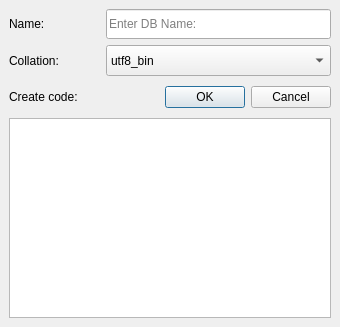
<?xml version="1.0" encoding="UTF-8"?>
<ui version="4.0">
 <class>Creator</class>
 <widget class="QMainWindow" name="Creator">
  <property name="windowModality">
   <enum>Qt::ApplicationModal</enum>
  </property>
  <property name="geometry">
   <rect>
    <x>0</x>
    <y>0</y>
    <width>340</width>
    <height>327</height>
   </rect>
  </property>
  <property name="windowTitle">
   <string>Database Creator</string>
  </property>
  <widget class="QWidget" name="centralwidget">
   <layout class="QGridLayout" name="gridLayout">
    <item row="0" column="0">
     <widget class="QLabel" name="label">
      <property name="minimumSize">
       <size>
        <width>90</width>
        <height>30</height>
       </size>
      </property>
      <property name="text">
       <string>Name:</string>
      </property>
     </widget>
    </item>
    <item row="0" column="1">
     <widget class="QLineEdit" name="dbName">
      <property name="minimumSize">
       <size>
        <width>220</width>
        <height>30</height>
       </size>
      </property>
      <property name="placeholderText">
       <string>Enter DB Name:</string>
      </property>
     </widget>
    </item>
    <item row="1" column="0">
     <widget class="QLabel" name="label_2">
      <property name="minimumSize">
       <size>
        <width>90</width>
        <height>30</height>
       </size>
      </property>
      <property name="text">
       <string>Collation:</string>
      </property>
     </widget>
    </item>
    <item row="1" column="1">
     <widget class="QComboBox" name="comboBox">
      <property name="minimumSize">
       <size>
        <width>220</width>
        <height>31</height>
       </size>
      </property>
      <property name="duplicatesEnabled">
       <bool>false</bool>
      </property>
      <property name="frame">
       <bool>true</bool>
      </property>
      <item>
       <property name="text">
        <string>utf8_bin</string>
       </property>
      </item>
      <item>
       <property name="text">
        <string>big5_chinese_ci</string>
       </property>
      </item>
      <item>
       <property name="text">
        <string>big5_bin</string>
       </property>
      </item>
      <item>
       <property name="text">
        <string>dec8_swedish_ci</string>
       </property>
      </item>
      <item>
       <property name="text">
        <string>dec8_bin</string>
       </property>
      </item>
      <item>
       <property name="text">
        <string>cp850_general_ci</string>
       </property>
      </item>
      <item>
       <property name="text">
        <string>cp850_bin</string>
       </property>
      </item>
      <item>
       <property name="text">
        <string>hp8_english_ci</string>
       </property>
      </item>
      <item>
       <property name="text">
        <string>hp8_bin</string>
       </property>
      </item>
      <item>
       <property name="text">
        <string>koi8r_general_ci</string>
       </property>
      </item>
      <item>
       <property name="text">
        <string>koi8r_bin</string>
       </property>
      </item>
      <item>
       <property name="text">
        <string>latin1_german1_ci</string>
       </property>
      </item>
      <item>
       <property name="text">
        <string>latin1_swedish_ci</string>
       </property>
      </item>
      <item>
       <property name="text">
        <string>latin1_danish_ci</string>
       </property>
      </item>
      <item>
       <property name="text">
        <string>latin1_german2_ci</string>
       </property>
      </item>
      <item>
       <property name="text">
        <string>latin1_bin</string>
       </property>
      </item>
      <item>
       <property name="text">
        <string>latin1_general_ci</string>
       </property>
      </item>
      <item>
       <property name="text">
        <string>latin1_general_cs</string>
       </property>
      </item>
      <item>
       <property name="text">
        <string>latin1_spanish_ci</string>
       </property>
      </item>
      <item>
       <property name="text">
        <string>latin2_czech_cs</string>
       </property>
      </item>
      <item>
       <property name="text">
        <string>latin2_general_ci</string>
       </property>
      </item>
      <item>
       <property name="text">
        <string>latin2_hungarian_ci</string>
       </property>
      </item>
      <item>
       <property name="text">
        <string>latin2_croatian_ci</string>
       </property>
      </item>
      <item>
       <property name="text">
        <string>latin2_bin</string>
       </property>
      </item>
      <item>
       <property name="text">
        <string>swe7_swedish_ci</string>
       </property>
      </item>
      <item>
       <property name="text">
        <string>swe7_bin</string>
       </property>
      </item>
      <item>
       <property name="text">
        <string>ascii_general_ci</string>
       </property>
      </item>
      <item>
       <property name="text">
        <string>ascii_bin</string>
       </property>
      </item>
      <item>
       <property name="text">
        <string>ujis_japanese_ci</string>
       </property>
      </item>
      <item>
       <property name="text">
        <string>ujis_bin</string>
       </property>
      </item>
      <item>
       <property name="text">
        <string>sjis_japanese_ci</string>
       </property>
      </item>
      <item>
       <property name="text">
        <string>sjis_bin</string>
       </property>
      </item>
      <item>
       <property name="text">
        <string>hebrew_general_ci</string>
       </property>
      </item>
      <item>
       <property name="text">
        <string>hebrew_bin</string>
       </property>
      </item>
      <item>
       <property name="text">
        <string>tis620_thai_ci</string>
       </property>
      </item>
      <item>
       <property name="text">
        <string>tis620_bin</string>
       </property>
      </item>
      <item>
       <property name="text">
        <string>euckr_korean_ci</string>
       </property>
      </item>
      <item>
       <property name="text">
        <string>euckr_bin</string>
       </property>
      </item>
      <item>
       <property name="text">
        <string>koi8u_general_ci</string>
       </property>
      </item>
      <item>
       <property name="text">
        <string>koi8u_bin</string>
       </property>
      </item>
      <item>
       <property name="text">
        <string>gb2312_chinese_ci</string>
       </property>
      </item>
      <item>
       <property name="text">
        <string>gb2312_bin</string>
       </property>
      </item>
      <item>
       <property name="text">
        <string>greek_general_ci</string>
       </property>
      </item>
      <item>
       <property name="text">
        <string>greek_bin</string>
       </property>
      </item>
      <item>
       <property name="text">
        <string>cp1250_general_ci</string>
       </property>
      </item>
      <item>
       <property name="text">
        <string>cp1250_czech_cs</string>
       </property>
      </item>
      <item>
       <property name="text">
        <string>cp1250_croatian_ci</string>
       </property>
      </item>
      <item>
       <property name="text">
        <string>cp1250_bin</string>
       </property>
      </item>
      <item>
       <property name="text">
        <string>cp1250_polish_ci</string>
       </property>
      </item>
      <item>
       <property name="text">
        <string>gbk_chinese_ci</string>
       </property>
      </item>
      <item>
       <property name="text">
        <string>gbk_bin</string>
       </property>
      </item>
      <item>
       <property name="text">
        <string>latin5_turkish_ci</string>
       </property>
      </item>
      <item>
       <property name="text">
        <string>latin5_bin</string>
       </property>
      </item>
      <item>
       <property name="text">
        <string>armscii8_general_ci</string>
       </property>
      </item>
      <item>
       <property name="text">
        <string>armscii8_bin</string>
       </property>
      </item>
      <item>
       <property name="text">
        <string>utf8_general_ci</string>
       </property>
      </item>
      <item>
       <property name="text">
        <string>utf8_unicode_ci</string>
       </property>
      </item>
      <item>
       <property name="text">
        <string>utf8_icelandic_ci</string>
       </property>
      </item>
      <item>
       <property name="text">
        <string>utf8_latvian_ci</string>
       </property>
      </item>
      <item>
       <property name="text">
        <string>utf8_romanian_ci</string>
       </property>
      </item>
      <item>
       <property name="text">
        <string>utf8_slovenian_ci</string>
       </property>
      </item>
      <item>
       <property name="text">
        <string>utf8_polish_ci</string>
       </property>
      </item>
      <item>
       <property name="text">
        <string>utf8_estonian_ci</string>
       </property>
      </item>
      <item>
       <property name="text">
        <string>utf8_spanish_ci</string>
       </property>
      </item>
      <item>
       <property name="text">
        <string>utf8_swedish_ci</string>
       </property>
      </item>
      <item>
       <property name="text">
        <string>utf8_turkish_ci</string>
       </property>
      </item>
      <item>
       <property name="text">
        <string>utf8_czech_ci</string>
       </property>
      </item>
      <item>
       <property name="text">
        <string>utf8_danish_ci</string>
       </property>
      </item>
      <item>
       <property name="text">
        <string>utf8_lithuanian_ci</string>
       </property>
      </item>
      <item>
       <property name="text">
        <string>utf8_slovak_ci</string>
       </property>
      </item>
      <item>
       <property name="text">
        <string>utf8_spanish2_ci</string>
       </property>
      </item>
      <item>
       <property name="text">
        <string>utf8_roman_ci</string>
       </property>
      </item>
      <item>
       <property name="text">
        <string>utf8_persian_ci</string>
       </property>
      </item>
      <item>
       <property name="text">
        <string>utf8_esperanto_ci</string>
       </property>
      </item>
      <item>
       <property name="text">
        <string>utf8_hungarian_ci</string>
       </property>
      </item>
      <item>
       <property name="text">
        <string>utf8_sinhala_ci</string>
       </property>
      </item>
      <item>
       <property name="text">
        <string>utf8_german2_ci</string>
       </property>
      </item>
      <item>
       <property name="text">
        <string>utf8_croatian_ci</string>
       </property>
      </item>
      <item>
       <property name="text">
        <string>utf8_unicode_520_ci</string>
       </property>
      </item>
      <item>
       <property name="text">
        <string>utf8_vietnamese_ci</string>
       </property>
      </item>
      <item>
       <property name="text">
        <string>utf8_general_mysql500_ci</string>
       </property>
      </item>
      <item>
       <property name="text">
        <string>ucs2_general_ci</string>
       </property>
      </item>
      <item>
       <property name="text">
        <string>ucs2_bin</string>
       </property>
      </item>
      <item>
       <property name="text">
        <string>ucs2_unicode_ci</string>
       </property>
      </item>
      <item>
       <property name="text">
        <string>ucs2_icelandic_ci</string>
       </property>
      </item>
      <item>
       <property name="text">
        <string>ucs2_latvian_ci</string>
       </property>
      </item>
      <item>
       <property name="text">
        <string>ucs2_romanian_ci</string>
       </property>
      </item>
      <item>
       <property name="text">
        <string>ucs2_slovenian_ci</string>
       </property>
      </item>
      <item>
       <property name="text">
        <string>ucs2_polish_ci</string>
       </property>
      </item>
      <item>
       <property name="text">
        <string>ucs2_estonian_ci</string>
       </property>
      </item>
      <item>
       <property name="text">
        <string>ucs2_spanish_ci</string>
       </property>
      </item>
      <item>
       <property name="text">
        <string>ucs2_swedish_ci</string>
       </property>
      </item>
      <item>
       <property name="text">
        <string>ucs2_turkish_ci</string>
       </property>
      </item>
      <item>
       <property name="text">
        <string>ucs2_czech_ci</string>
       </property>
      </item>
      <item>
       <property name="text">
        <string>ucs2_danish_ci</string>
       </property>
      </item>
      <item>
       <property name="text">
        <string>ucs2_lithuanian_ci</string>
       </property>
      </item>
      <item>
       <property name="text">
        <string>ucs2_slovak_ci</string>
       </property>
      </item>
      <item>
       <property name="text">
        <string>ucs2_spanish2_ci</string>
       </property>
      </item>
      <item>
       <property name="text">
        <string>ucs2_roman_ci</string>
       </property>
      </item>
      <item>
       <property name="text">
        <string>ucs2_persian_ci</string>
       </property>
      </item>
      <item>
       <property name="text">
        <string>ucs2_esperanto_ci</string>
       </property>
      </item>
      <item>
       <property name="text">
        <string>ucs2_hungarian_ci</string>
       </property>
      </item>
      <item>
       <property name="text">
        <string>ucs2_sinhala_ci</string>
       </property>
      </item>
      <item>
       <property name="text">
        <string>ucs2_german2_ci</string>
       </property>
      </item>
      <item>
       <property name="text">
        <string>ucs2_croatian_ci</string>
       </property>
      </item>
      <item>
       <property name="text">
        <string>ucs2_unicode_520_ci</string>
       </property>
      </item>
      <item>
       <property name="text">
        <string>ucs2_vietnamese_ci</string>
       </property>
      </item>
      <item>
       <property name="text">
        <string>ucs2_general_mysql500_ci</string>
       </property>
      </item>
      <item>
       <property name="text">
        <string>cp866_general_ci</string>
       </property>
      </item>
      <item>
       <property name="text">
        <string>cp866_bin</string>
       </property>
      </item>
      <item>
       <property name="text">
        <string>keybcs2_general_ci</string>
       </property>
      </item>
      <item>
       <property name="text">
        <string>keybcs2_bin</string>
       </property>
      </item>
      <item>
       <property name="text">
        <string>macce_general_ci</string>
       </property>
      </item>
      <item>
       <property name="text">
        <string>macce_bin</string>
       </property>
      </item>
      <item>
       <property name="text">
        <string>macroman_general_ci</string>
       </property>
      </item>
      <item>
       <property name="text">
        <string>macroman_bin</string>
       </property>
      </item>
      <item>
       <property name="text">
        <string>cp852_general_ci</string>
       </property>
      </item>
      <item>
       <property name="text">
        <string>cp852_bin</string>
       </property>
      </item>
      <item>
       <property name="text">
        <string>latin7_estonian_cs</string>
       </property>
      </item>
      <item>
       <property name="text">
        <string>latin7_general_ci</string>
       </property>
      </item>
      <item>
       <property name="text">
        <string>latin7_general_cs</string>
       </property>
      </item>
      <item>
       <property name="text">
        <string>latin7_bin</string>
       </property>
      </item>
      <item>
       <property name="text">
        <string>utf8mb4_general_ci</string>
       </property>
      </item>
      <item>
       <property name="text">
        <string>utf8mb4_bin</string>
       </property>
      </item>
      <item>
       <property name="text">
        <string>utf8mb4_unicode_ci</string>
       </property>
      </item>
      <item>
       <property name="text">
        <string>utf8mb4_icelandic_ci</string>
       </property>
      </item>
      <item>
       <property name="text">
        <string>utf8mb4_latvian_ci</string>
       </property>
      </item>
      <item>
       <property name="text">
        <string>utf8mb4_romanian_ci</string>
       </property>
      </item>
      <item>
       <property name="text">
        <string>utf8mb4_slovenian_ci</string>
       </property>
      </item>
      <item>
       <property name="text">
        <string>utf8mb4_polish_ci</string>
       </property>
      </item>
      <item>
       <property name="text">
        <string>utf8mb4_estonian_ci</string>
       </property>
      </item>
      <item>
       <property name="text">
        <string>utf8mb4_spanish_ci</string>
       </property>
      </item>
      <item>
       <property name="text">
        <string>utf8mb4_swedish_ci</string>
       </property>
      </item>
      <item>
       <property name="text">
        <string>utf8mb4_turkish_ci</string>
       </property>
      </item>
      <item>
       <property name="text">
        <string>utf8mb4_czech_ci</string>
       </property>
      </item>
      <item>
       <property name="text">
        <string>utf8mb4_danish_ci</string>
       </property>
      </item>
      <item>
       <property name="text">
        <string>utf8mb4_lithuanian_ci</string>
       </property>
      </item>
      <item>
       <property name="text">
        <string>utf8mb4_slovak_ci</string>
       </property>
      </item>
      <item>
       <property name="text">
        <string>utf8mb4_spanish2_ci</string>
       </property>
      </item>
      <item>
       <property name="text">
        <string>utf8mb4_roman_ci</string>
       </property>
      </item>
      <item>
       <property name="text">
        <string>utf8mb4_persian_ci</string>
       </property>
      </item>
      <item>
       <property name="text">
        <string>utf8mb4_esperanto_ci</string>
       </property>
      </item>
      <item>
       <property name="text">
        <string>utf8mb4_hungarian_ci</string>
       </property>
      </item>
      <item>
       <property name="text">
        <string>utf8mb4_sinhala_ci</string>
       </property>
      </item>
      <item>
       <property name="text">
        <string>utf8mb4_german2_ci</string>
       </property>
      </item>
      <item>
       <property name="text">
        <string>utf8mb4_croatian_ci</string>
       </property>
      </item>
      <item>
       <property name="text">
        <string>utf8mb4_unicode_520_ci</string>
       </property>
      </item>
      <item>
       <property name="text">
        <string>utf8mb4_vietnamese_ci</string>
       </property>
      </item>
      <item>
       <property name="text">
        <string>cp1251_bulgarian_ci</string>
       </property>
      </item>
      <item>
       <property name="text">
        <string>cp1251_ukrainian_ci</string>
       </property>
      </item>
      <item>
       <property name="text">
        <string>cp1251_bin</string>
       </property>
      </item>
      <item>
       <property name="text">
        <string>cp1251_general_ci</string>
       </property>
      </item>
      <item>
       <property name="text">
        <string>cp1251_general_cs</string>
       </property>
      </item>
      <item>
       <property name="text">
        <string>utf16_general_ci</string>
       </property>
      </item>
      <item>
       <property name="text">
        <string>utf16_bin</string>
       </property>
      </item>
      <item>
       <property name="text">
        <string>utf16_unicode_ci</string>
       </property>
      </item>
      <item>
       <property name="text">
        <string>utf16_icelandic_ci</string>
       </property>
      </item>
      <item>
       <property name="text">
        <string>utf16_latvian_ci</string>
       </property>
      </item>
      <item>
       <property name="text">
        <string>utf16_romanian_ci</string>
       </property>
      </item>
      <item>
       <property name="text">
        <string>utf16_slovenian_ci</string>
       </property>
      </item>
      <item>
       <property name="text">
        <string>utf16_polish_ci</string>
       </property>
      </item>
      <item>
       <property name="text">
        <string>utf16_estonian_ci</string>
       </property>
      </item>
      <item>
       <property name="text">
        <string>utf16_spanish_ci</string>
       </property>
      </item>
      <item>
       <property name="text">
        <string>utf16_swedish_ci</string>
       </property>
      </item>
      <item>
       <property name="text">
        <string>utf16_turkish_ci</string>
       </property>
      </item>
      <item>
       <property name="text">
        <string>utf16_czech_ci</string>
       </property>
      </item>
      <item>
       <property name="text">
        <string>utf16_danish_ci</string>
       </property>
      </item>
      <item>
       <property name="text">
        <string>utf16_lithuanian_ci</string>
       </property>
      </item>
      <item>
       <property name="text">
        <string>utf16_slovak_ci</string>
       </property>
      </item>
      <item>
       <property name="text">
        <string>utf16_spanish2_ci</string>
       </property>
      </item>
      <item>
       <property name="text">
        <string>utf16_roman_ci</string>
       </property>
      </item>
      <item>
       <property name="text">
        <string>utf16_persian_ci</string>
       </property>
      </item>
      <item>
       <property name="text">
        <string>utf16_esperanto_ci</string>
       </property>
      </item>
      <item>
       <property name="text">
        <string>utf16_hungarian_ci</string>
       </property>
      </item>
      <item>
       <property name="text">
        <string>utf16_sinhala_ci</string>
       </property>
      </item>
      <item>
       <property name="text">
        <string>utf16_german2_ci</string>
       </property>
      </item>
      <item>
       <property name="text">
        <string>utf16_croatian_ci</string>
       </property>
      </item>
      <item>
       <property name="text">
        <string>utf16_unicode_520_ci</string>
       </property>
      </item>
      <item>
       <property name="text">
        <string>utf16_vietnamese_ci</string>
       </property>
      </item>
      <item>
       <property name="text">
        <string>utf16le_general_ci</string>
       </property>
      </item>
      <item>
       <property name="text">
        <string>utf16le_bin</string>
       </property>
      </item>
      <item>
       <property name="text">
        <string>cp1256_general_ci</string>
       </property>
      </item>
      <item>
       <property name="text">
        <string>cp1256_bin</string>
       </property>
      </item>
      <item>
       <property name="text">
        <string>cp1257_lithuanian_ci</string>
       </property>
      </item>
      <item>
       <property name="text">
        <string>cp1257_bin</string>
       </property>
      </item>
      <item>
       <property name="text">
        <string>cp1257_general_ci</string>
       </property>
      </item>
      <item>
       <property name="text">
        <string>utf32_general_ci</string>
       </property>
      </item>
      <item>
       <property name="text">
        <string>utf32_bin</string>
       </property>
      </item>
      <item>
       <property name="text">
        <string>utf32_unicode_ci</string>
       </property>
      </item>
      <item>
       <property name="text">
        <string>utf32_icelandic_ci</string>
       </property>
      </item>
      <item>
       <property name="text">
        <string>utf32_latvian_ci</string>
       </property>
      </item>
      <item>
       <property name="text">
        <string>utf32_romanian_ci</string>
       </property>
      </item>
      <item>
       <property name="text">
        <string>utf32_slovenian_ci</string>
       </property>
      </item>
      <item>
       <property name="text">
        <string>utf32_polish_ci</string>
       </property>
      </item>
      <item>
       <property name="text">
        <string>utf32_estonian_ci</string>
       </property>
      </item>
      <item>
       <property name="text">
        <string>utf32_spanish_ci</string>
       </property>
      </item>
      <item>
       <property name="text">
        <string>utf32_swedish_ci</string>
       </property>
      </item>
      <item>
       <property name="text">
        <string>utf32_turkish_ci</string>
       </property>
      </item>
      <item>
       <property name="text">
        <string>utf32_czech_ci</string>
       </property>
      </item>
      <item>
       <property name="text">
        <string>utf32_danish_ci</string>
       </property>
      </item>
      <item>
       <property name="text">
        <string>utf32_lithuanian_ci</string>
       </property>
      </item>
      <item>
       <property name="text">
        <string>utf32_slovak_ci</string>
       </property>
      </item>
      <item>
       <property name="text">
        <string>utf32_spanish2_ci</string>
       </property>
      </item>
      <item>
       <property name="text">
        <string>utf32_roman_ci</string>
       </property>
      </item>
      <item>
       <property name="text">
        <string>utf32_persian_ci</string>
       </property>
      </item>
      <item>
       <property name="text">
        <string>utf32_esperanto_ci</string>
       </property>
      </item>
      <item>
       <property name="text">
        <string>utf32_hungarian_ci</string>
       </property>
      </item>
      <item>
       <property name="text">
        <string>utf32_sinhala_ci</string>
       </property>
      </item>
      <item>
       <property name="text">
        <string>utf32_german2_ci</string>
       </property>
      </item>
      <item>
       <property name="text">
        <string>utf32_croatian_ci</string>
       </property>
      </item>
      <item>
       <property name="text">
        <string>utf32_unicode_520_ci</string>
       </property>
      </item>
      <item>
       <property name="text">
        <string>utf32_vietnamese_ci</string>
       </property>
      </item>
      <item>
       <property name="text">
        <string>binary</string>
       </property>
      </item>
      <item>
       <property name="text">
        <string>geostd8_general_ci</string>
       </property>
      </item>
      <item>
       <property name="text">
        <string>geostd8_bin</string>
       </property>
      </item>
      <item>
       <property name="text">
        <string>cp932_japanese_ci</string>
       </property>
      </item>
      <item>
       <property name="text">
        <string>cp932_bin</string>
       </property>
      </item>
      <item>
       <property name="text">
        <string>eucjpms_japanese_ci</string>
       </property>
      </item>
      <item>
       <property name="text">
        <string>eucjpms_bin</string>
       </property>
      </item>
     </widget>
    </item>
    <item row="2" column="0">
     <widget class="QLabel" name="label_3">
      <property name="minimumSize">
       <size>
        <width>91</width>
        <height>30</height>
       </size>
      </property>
      <property name="text">
       <string>Create code:</string>
      </property>
     </widget>
    </item>
    <item row="2" column="1">
     <widget class="QDialogButtonBox" name="create_dialog">
      <property name="minimumSize">
       <size>
        <width>15</width>
        <height>15</height>
       </size>
      </property>
      <property name="standardButtons">
       <set>QDialogButtonBox::Cancel|QDialogButtonBox::Ok</set>
      </property>
      <property name="centerButtons">
       <bool>false</bool>
      </property>
     </widget>
    </item>
    <item row="3" column="0" colspan="2">
     <widget class="QTextBrowser" name="query_preview">
      <property name="minimumSize">
       <size>
        <width>316</width>
        <height>190</height>
       </size>
      </property>
     </widget>
    </item>
   </layout>
  </widget>
 </widget>
 <resources/>
 <connections/>
</ui>
